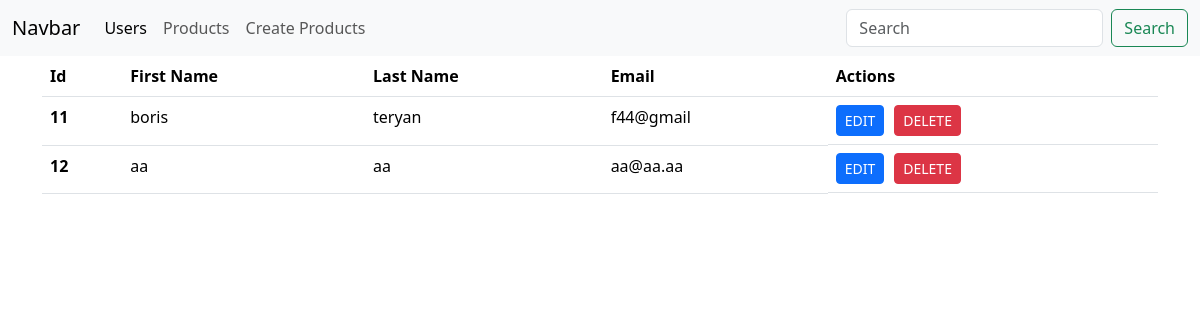
The app's page /admin/index.php with its own data.
### tables this page shows
CREATE TABLE `users` (
  `id` int NOT NULL,
  `first_name` varchar(20) NOT NULL,
  `last_name` varchar(30) NOT NULL,
  `email` varchar(60) NOT NULL,
  `password` varchar(255) NOT NULL,
  `avatar` text NOT NULL
);

### User.php (called while the page is built, shortened)
<?php
  class User {
		function read(){
			$db = mysqli_connect("localhost", "root", "root", "boris");
  		if(!$db){
    		echo "connection error";
  		}else{
    		$query = "SELECT * FROM `users` ";
    		$response = mysqli_query($db, $query);
				$result = mysqli_fetch_all($response, MYSQLI_ASSOC);
				return $result;
  		}
		}
  }
?>

### admin/index.php (the view, shortened to what this page needs)
<?php
  include("../User.php");
  $userObject = new User();
  $users = $userObject->read();
?>
<!doctype html>
<html lang="en">
  <head>
    <link href="https://cdn.jsdelivr.net/npm/bootstrap@5.3.8/dist/css/bootstrap.min.css" rel="stylesheet">
  </head>
  <body>
    <?php include("menu.php"); ?>
    <div class="container">
      <table class="table">
        <thead>
          <tr>
            <th scope="col">Id</th>
            <th scope="col">First Name</th>
            <th scope="col">Last Name</th>
            <th scope="col">Email</th>
            <th scope="col">Actions</th>
          </tr>
        </thead>
        <tbody>
          <?php
            foreach($users as $user) {?>
          <tr>
            <th scope="row"> <?php echo $user['id']; ?> </th>
            <td> <?php echo $user['first_name']; ?></td>
            <td> <?php echo $user['last_name']; ?></td>
            <td> <?php echo $user['email']; ?></td>
            <td style="display: flex; gap:10px;" >
              <a href="./user_edit.php?id=<?php echo $user['id']; ?>" class="btn btn-sm btn-primary">EDIT</a>
              <form action="./action.php" method="POST">
                <button type="submit" class="btn btn-sm btn-danger" name="u_delete"> DELETE </button>
              </form>
            </td>
          </tr>
          <?php } ?>
        </tbody>
      </table>
    </div>
  </body>
</html>

### records on screen
users: id "11", first_name "boris", last_name "teryan", email "f44@gmail"
users: id "12", first_name "aa", last_name "aa", email "aa@aa.aa"
